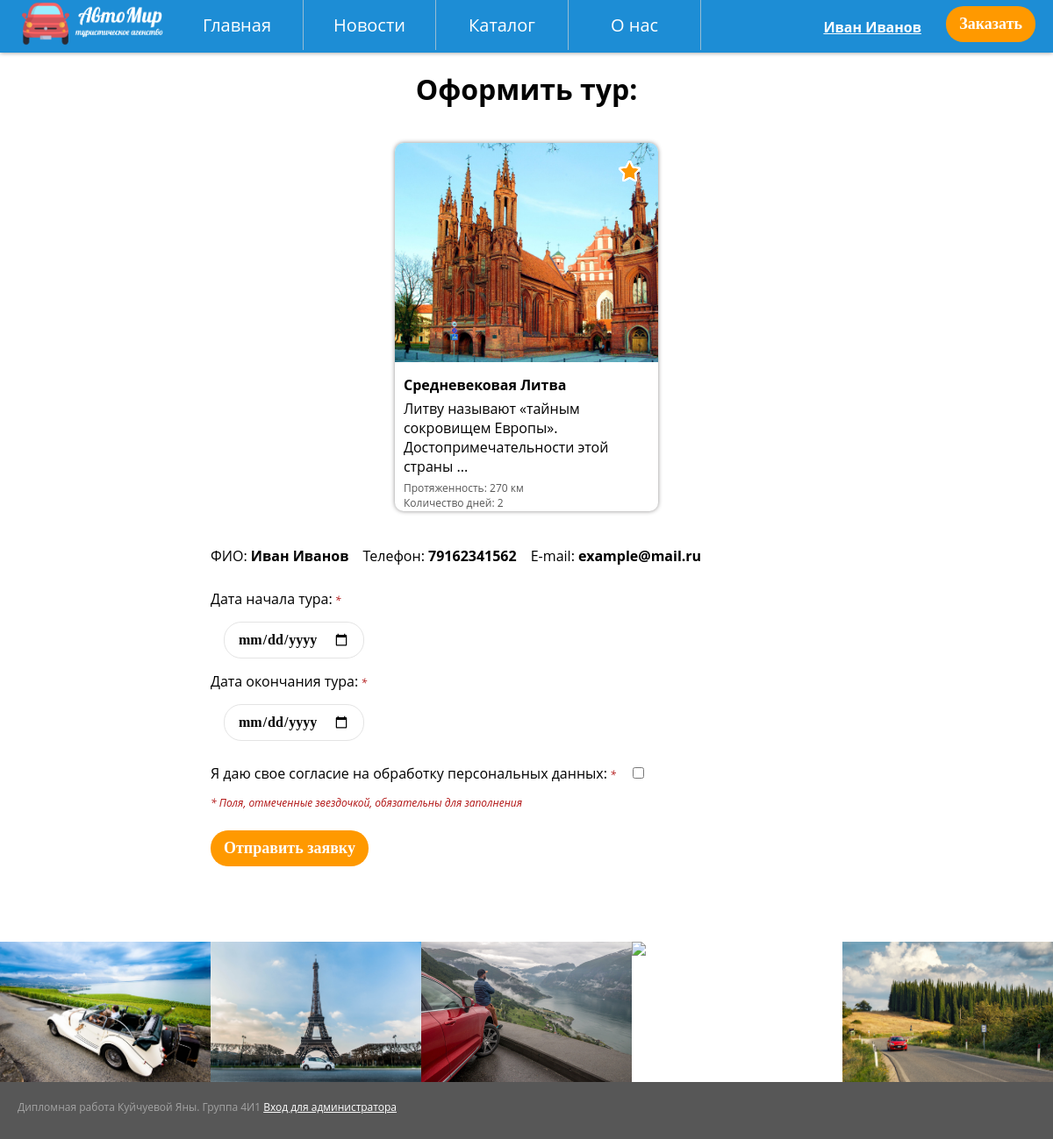
The page /order.php?id_tour=2 (signed in) on the database its author committed.
### tables this page shows
CREATE TABLE `favorites` (
  `id_favorite` int(11) NOT NULL,
  `id_tour` int(11) NOT NULL,
  `id_user` int(11) NOT NULL
);

CREATE TABLE `tours` (
  `id_tour` int(11) NOT NULL,
  `title` varchar(100) NOT NULL,
  `description` varchar(1000) NOT NULL,
  `length` int(11) NOT NULL,
  `duration` int(11) NOT NULL,
  `image` varchar(200) NOT NULL,
  `popular` tinyint(1) NOT NULL,
  `id_direction` int(11) NOT NULL,
  `id_performer` int(11) NOT NULL,
  `cities` varchar(100) NOT NULL
);

CREATE TABLE `users` (
  `id_user` int(11) NOT NULL,
  `FIO` varchar(100) NOT NULL,
  `login` varchar(100) NOT NULL,
  `pass` varchar(100) NOT NULL,
  `role` varchar(1) NOT NULL,
  `phone` varchar(12) NOT NULL
);

### order.php (the view, shortened to what this page needs)
<!doctype html>
<html lang="ru">
  <head>
    <link rel="stylesheet" type="text/css" href="css/style.css">
    <link rel="stylesheet" type="text/css" href="css/steps.css">
  </head>
  <body>
  <?php
        include 'header.php';
        ?>
            <h1>Оформить тур:</h1>
            <?php
            require_once 'connection.php';
            $link = mysqli_connect($host, $user, $password, $database)
                or die("Ошибка " . mysqli_error($link));
        if (isset($_GET['id_tour'])) {
            $query = "SELECT * FROM `tours` WHERE id_tour = ".$_GET["id_tour"]."";
            $result = mysqli_query($link, $query) or die("Ошибка " . mysqli_error($link));
                if($result)
                {
                    print '<div class="filter">';
                    while($row = mysqli_fetch_array($result)) {
                        $article = preg_match("/^((\S+\s){8})/s", $row["description"], $m) ? $m[1]: $row["description"];
                        if ($row["popular"] == "1") {
                            $span = '<span>Популярное!</span>';
                          } else {$span = '';}
                          print '<figure>';
                         if(isset($_SESSION['id_cl'])){
                          $query_favorites = "SELECT * FROM `favorites` WHERE id_user = ".$_SESSION['id_cl']."";
                          $result_favorites = mysqli_query($link, $query_favorites) or die("Ошибка " . mysqli_error($link));
                         }
                          if($result_favorites)
                          {
                              while($row_fav = mysqli_fetch_array($result_favorites)) {
                        if ($row_fav['id_tour'] != $row['id_tour']) {
                          print '<em class="favorite-add" onclick="favoriteAdd('.$row["id_tour"].');" id="em'.$row["id_tour"].'"></em>';
                        }
                      }
                    }
                      print '<a class="link-black" href="tour.php?tour='.$row["id_tour"].'">
                          <img class="photo-land" src="'.$row["image"].'">'.$span.'
                          <figcaption>
                            <h4>'.$row["title"].'</h4>
                            <p>'.$article.'...</p>
                            <div class="info">Протяженность: '.$row["length"].' км</div>
                            <div class="info">Количество дней: '.$row["duration"].'</div>
                            </figcaption>
                            </a>
                        </figure>';
                      }
                      print '</div>';
                };
            ?>
    <form action="registration.php" method="POST" enctype="multipart/form-data" class="big-form">
                      <p><?php
                      $res_user = mysqli_query($link, "SELECT * FROM `users` WHERE id_user = ".$_SESSION['id_cl']."") or die("Ошибка " . mysqli_error($link));
                      while($row_user = mysqli_fetch_array($res_user)) {
                          print 'ФИО: <b>'.$row_user["FIO"].'</b><i>&emsp;</i> Телефон: <b>'.$row_user["phone"].'</b><i>&emsp;</i> E-mail: <b>'.$row_user["login"].'</b>';
                      }
                           ?></p>
                    <input name="id_tour" type="text" value="<? echo $_GET['id_tour'];?>" hidden><input name="id_user" type="text" value="<? echo $_SESSION['id_cl'];?>" hidden><br>
                      <label for="departure">Дата начала тура:</label><i> *</i><br>
                        <input type="date" name="departure" required><br>
                    <label for="arrival">Дата окончания тура:</label><i> *</i><br>
                        <input type="date" name="arrival" required><br>
                      <label for="agree">Я даю свое согласие на обработку персональных данных:</label><i> *</i>
                        <input name="agree" type="checkbox" id="agree" required><br>
                      <i>* Поля, отмеченные звездочкой, обязательны для заполнения</i><br><br>
                      <button name="button" value="Сохранить">Отправить заявку</button>
                      <br><br><br><br>
                  </form>
<?php
        }
?>
        <div class="image-tape">
            <img src="img/13.jpg">
            <img src="img/14.jpg">
            <img src="img/15.jpg">
            <img src="img/16.jpg">
            <img src="img/17.jpg">
        </div>
    <?php
        include 'footer.php';
        ?>
     </body>
</html>

### css/style.css (style rules this page uses)
* { margin: 0; padding: 0; }
body { font-family: 'Montserrat', 'Open Sans', sans-serif; position: relative; }
a { color: #fff; }
.link-black { color: #000; text-decoration: none; }
i { font-size: 12px; color: #b11313; }
button { background: #ff9900; color: #fff; padding: 10px 15px; border-radius: 20px; border: 0; font-family: 'Century Gothic'; font-weight: bold; font-size: 18px; }
.filter { display: flex; justify-content: space-around; }
.favorite-add { background: transparent; background-image: url(../img/fav.png); width: 25px; height: 24px; position: absolute; top: 20px; right: 20px; }
input, textarea, select { padding: 10px 15px; border-radius: 20px; border: 1px solid #e4e4e4; font-family: 'Century Gothic'; font-weight: bold; font-size: 16px; margin: 15px; }
::placeholder { color: #8d8d8d; }
h1, h3 { text-align: center; margin: 20px 0 20px 0; }
h4, p { margin-bottom: 5px; }
.image-tape { display: flex; justify-content: space-between; overflow: hidden; }
.image-tape img { width: 20vw; }
figure { width: 300px; height: 420px; box-shadow: 0 0 5px #8d8c8c; position: relative; margin: 20px; border-radius: 10px; overflow: hidden; display: inline-block; }
figcaption { padding: 10px; }
.info { font-size: 12px; color: #575757; }
.photo-land { height: 250px; }
.big-form { width: 60%; margin: 0 auto; padding: 20px 0 20px 0; }

### rows shown on the page
tours: image (picture), title "Средневековая Литва", description "Литву называют «тайным сокровищем Европы». Достопримечательности этой страны", length "270", duration "2"
users: FIO "Иван Иванов", phone "79162341562", login "example@mail.ru"

### other values the page prints
$_SESSION['id_FIO'] "Иван Иванов"
